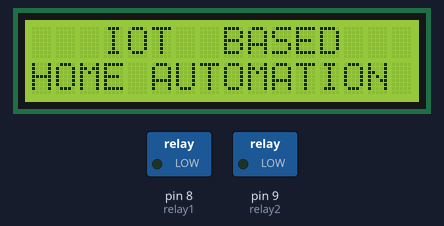
A sketch run on a simulated Arduino Mega 2560, built with avr-gcc and run on an emulated ATmega2560. On the bench: 16×2 character LCD, switched loads named in the sketch (green lamp = pin HIGH). WiFi joins after 1.5 s; servers stay silent unless stated; uploads are accepted with an empty reply; what the sketch prints to the serial monitor is not drawn.

Above: at 0.1 s.
At 3.7 s:
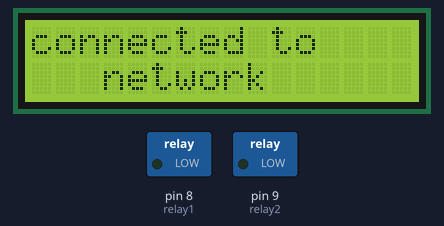
At 4.1 s:
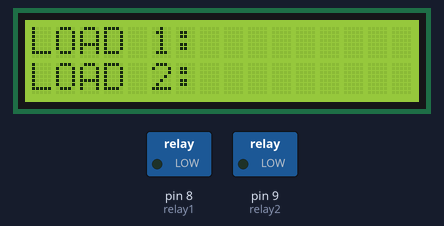

The sketch:

home_automation_with_wifi_nano_ambest.ino
```cpp
/*
 WiFiEsp example: WebClient

 This sketch connects to google website using an ESP8266 module to
 perform a simple web search.

 For more details see: http://yaab-arduino.blogspot.com/p/wifiesp-example-client.html
*/

#include "WiFiEsp.h"
#include <LiquidCrystal.h>

#define relay1 8
#define relay2 9


// Emulate Serial1 on pins 6/7 if not present
#ifndef HAVE_HWSERIAL1
#include "SoftwareSerial.h"
SoftwareSerial Serial1(12, 13); // RX, TX
#endif

char ssid[] = "project12";            // your network SSID (name)
char pass[] = "project123456";        // your network password
int status = WL_IDLE_STATUS;     // the Wifi radio's status

char server[] = "projectsiot.xyz";
String Readdata;

LiquidCrystal lcd(2,3,4,5,6,7);

// Initialize the Ethernet client object
WiFiEspClient client;

void setup()
{
  // initialize serial for debugging
  Serial.begin(9600);
  // initialize serial for ESP module
  Serial1.begin(9600);
  // initialize ESP module
  WiFi.init(&Serial1);
lcd.begin(16,2);

pinMode(relay1,OUTPUT);
pinMode(relay2,OUTPUT);

lcd.clear ();
lcd.setCursor (0,0);
lcd.print("   IOT  BASED   ");
lcd.setCursor (0,1);
lcd.print("HOME AUTOMATION");
delay(2000);

  // check for the presence of the shield
  if (WiFi.status() == WL_NO_SHIELD) {
    Serial.println("WiFi shield not present");
    // don't continue
    while (true);
  }


  // attempt to connect to WiFi network
  while ( status != WL_CONNECTED) {
    Serial.print("Attempting to connect to WPA SSID: ");
    Serial.println(ssid);

lcd.clear ();
lcd.setCursor (0,0);
lcd.print("connecting to");
lcd.setCursor (0,1);
lcd.print(ssid);
delay(20);
    // Connect to WPA/WPA2 network
    status = WiFi.begin(ssid, pass);
  }

  // you're connected now, so print out the data
  Serial.println("You're connected to the network");

  printWifiStatus();

lcd.clear ();
lcd.setCursor (0,0);
lcd.print("connected to");
lcd.setCursor (0,1);
lcd.print("   network  ");
delay(200);

  Serial.println();
if (client.connect(server, 80)) {
    Serial.println("Connected to server");
    Serial.println(client.connected());
}
lcd.clear ();
lcd.setCursor (0,0);
lcd.print("LOAD 1:");
lcd.setCursor (0,1);
lcd.print("LOAD 2:");
delay(200);
}

void loop()
{
  //lcd.clear ();
 Serial.println();
 Serial.println("Starting connection to server...");
 client.println("GET /IoTProjects/HomeAutomation/updatevalues.php HTTP/1.1");
 client.println("Host: projectsiot.xyz");
 client.println();

 while (client.available())
 {
              Readdata = client.readString();
              Serial.println(Readdata);
 }
Serial.println(F("data"));
Serial.println(Readdata[Readdata.indexOf("sts0")+7]);
Serial.println(Readdata[Readdata.indexOf("sts1")+7]);
Serial.println();
Serial.println();
Serial.println(client.connected());

if (Readdata[Readdata.indexOf("sts0")+7] == '1')
{
 Serial.println(F("*** load 1 on *****"));
  digitalWrite(relay1,HIGH);
  delay(1000);
lcd.setCursor (0,0);
lcd.print("LOAD 1:");
lcd.setCursor (7,0);
lcd.print("1");
delay(200);
}

 if (Readdata[Readdata.indexOf("sts0")+7] == '0')
{

 Serial.println(F("*** load 1 off *****"));
  digitalWrite(relay1,LOW);
  delay(1000);
lcd.setCursor (0,0);
lcd.print("LOAD 1:");
lcd.setCursor (7,0);
lcd.print("0");
delay(2000);
}
 if (Readdata[Readdata.indexOf("sts1")+7] == '1')
{

 Serial.println(F("*** load 2 on *****"));
  digitalWrite(relay2,HIGH);
  delay(1000);
lcd.setCursor (0,1);
lcd.print("LOAD 2:");
lcd.setCursor (7,1);
lcd.print("1");
delay(2000);
}

 if (Readdata[Readdata.indexOf("sts1")+7] == '0')
{

 Serial.println(F("*** load 2 off *****"));
  digitalWrite(relay2,LOW);
  delay(1000);
lcd.setCursor (0,1);
lcd.print("LOAD 2:");
lcd.setCursor (7,1);
lcd.print("0");
delay(2000);
}


if (!client.connected()) {
if (client.connect(server, 80)) {
    Serial.println("Connected to server");
    Serial.println(client.connected());
}
  }
}


void printWifiStatus()
{
  // print the SSID of the network you're attached to
  Serial.print("SSID: ");
  Serial.println(WiFi.SSID());

  // print your WiFi shield's IP address
  IPAddress ip = WiFi.localIP();
  Serial.print("IP Address: ");
  Serial.println(ip);

  // print the received signal strength
  long rssi = WiFi.RSSI();
  Serial.print("Signal strength (RSSI):");
  Serial.print(rssi);
  Serial.println(" dBm");
}
```

Measured:
- what the display in image 1 shows lasts 0.5 s, from 3.6 s to 4.1 s
